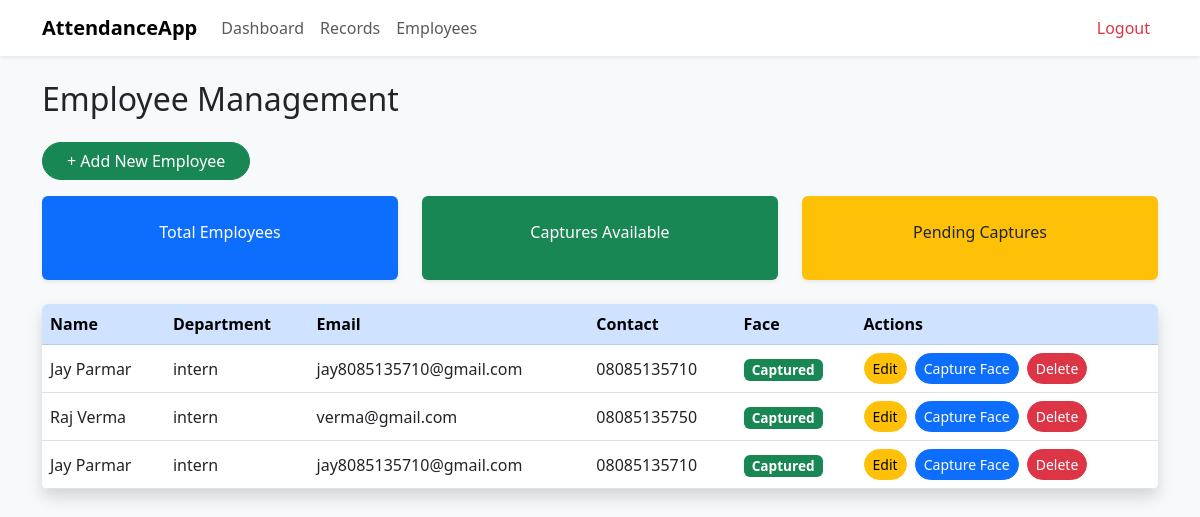
The page / (signed in) on the database its author committed.
### models.py (models this page shows)
class Employee(db.Model):
    id = db.Column(db.Integer, primary_key=True)
    name = db.Column(db.String(150), nullable=False)
    department = db.Column(db.String(100), nullable=False)
    email = db.Column(db.String(150), nullable=False)
    contact = db.Column(db.String(20), nullable=False)
    face_data_folder = db.Column(db.String(200))

### app.py (the view)
@app.route("/")
@login_required
def dashboard():
    employees = Employee.query.all()
    return render_template("dashboard.html", employees=employees)

### app.py (called while the page is built)
@login_manager.user_loader
def load_user(user_id):
    return db.session.get(Admin, int(user_id))

### templates/dashboard.html (shortened to what this page needs)
{% extends 'base.html' %}
{% block content %}
<h2 class="mb-4">Employee Management</h2>
<a href="{{ url_for('new_employee') }}" class="btn btn-success rounded-pill mb-3 px-4">+ Add New Employee</a>
<div class="row g-4 mb-4">
  <div class="col-md-4">
    <div class="card border-0 shadow-sm text-center p-4 bg-primary text-white rounded">
      <p class="mb-1">Total Employees</p>
    </div>
  </div>
  <div class="col-md-4">
    <div class="card border-0 shadow-sm text-center p-4 bg-success text-white rounded">
      <p class="mb-1">Captures Available</p>
    </div>
  </div>
  <div class="col-md-4">
    <div class="card border-0 shadow-sm text-center p-4 bg-warning text-dark rounded">
      <p class="mb-1">Pending Captures</p>
    </div>
  </div>
</div>
<div class="table-responsive shadow rounded bg-white">
  <table class="table table-hover align-middle mb-0">
    <thead class="table-primary text-white">
      <tr>
        <th>Name</th><th>Department</th><th>Email</th><th>Contact</th><th>Face</th><th>Actions</th>
      </tr>
    </thead>
    <tbody>
      {% for emp in employees %}
      <tr>
        <td>{{ emp.name }}</td>
        <td>{{ emp.department }}</td>
        <td>{{ emp.email }}</td>
        <td>{{ emp.contact }}</td>
        <td>
          {% if emp.face_data_folder %}
          <span class="badge bg-success">Captured</span>
          {% else %}
          <span class="badge bg-warning text-dark">Pending</span>
          {% endif %}
        </td>
        <td>
          <a href="{{ url_for('edit_employee', id=emp.id) }}" class="btn btn-sm btn-warning me-1 rounded-pill">Edit</a>
          <a href="{{ url_for('capture_face', id=emp.id) }}" class="btn btn-sm btn-primary me-1 rounded-pill">Capture Face</a>
          <form method="POST" action="{{ url_for('delete_employee', id=emp.id) }}" style="display:inline;" onsubmit="return confirm('Are you sure?')">
            <button type="submit" class="btn btn-sm btn-danger rounded-pill">Delete</button>
          </form>
        </td>
      </tr>
      {% endfor %}
    </tbody>
  </table>
</div>
{% endblock %}

### static/css/styles.css (style rules this page uses)
body { background: #f8f9fa; color: #212529; font-family: 'Segoe UI', Tahoma, Geneva, Verdana, sans-serif; }
.card { border-radius: 0.5rem; border: none; }
.badge { font-size: 0.85rem; padding: 0.3em 0.6em; }

### rows shown on the page
Employee: name "Jay Parmar", department "intern", email "jay8085135710@gmail.com", contact "08085135710", shows "Captured"
Employee: name "Raj Verma", department "intern", email "verma@gmail.com", contact "08085135750", shows "Captured"
Employee: name "Jay Parmar", department "intern", email "jay8085135710@gmail.com", contact "08085135710", shows "Captured"
